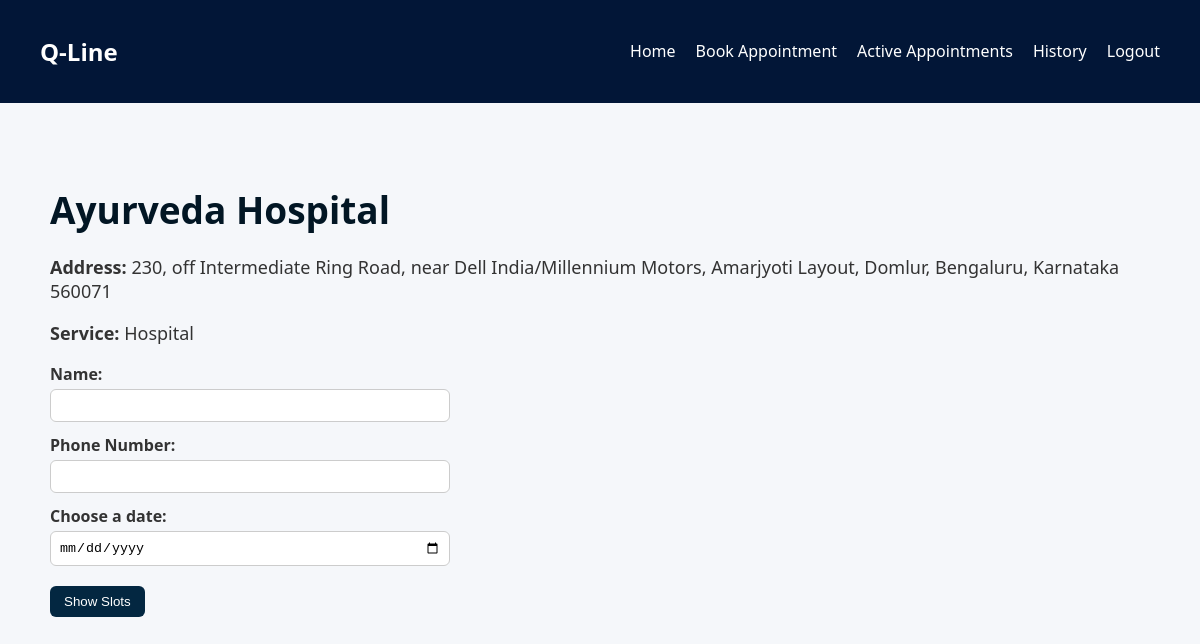
The page /users/branch/5/ (signed in) on the database its author committed.
### staff/models.py (models this page shows, shortened)
class Organization(models.Model):
    SERVICE_CHOICES = [
        ('clinic', 'Clinic'),
        ('salon', 'Salon'),
        ('consultancy', 'Consultancy'),
        ('hospital', 'Hospital'),
    ]
    staff = models.ForeignKey(Staff, on_delete=models.CASCADE, related_name="organizations")
    org_name = models.CharField(max_length=200)
    service_type = models.CharField(max_length=50, choices=SERVICE_CHOICES)
    location = models.CharField(max_length=100)
    branch_address = models.TextField()
    phone_number = models.CharField(max_length=10, validators=[phone_validator])
    working_hours = models.CharField(max_length=50, validators=[time_range_validator])
    appointment_duration = models.PositiveIntegerField()
    created_at = models.DateTimeField(auto_now_add=True)
    is_active = models.BooleanField(default=True)
    disabled_since = models.DateField(null=True, blank=True)

### users/views.py (the view, shortened to what this page needs)
# urls.py: path('branch/<int:branch_id>/', views.branch_details, name='branch_details'),
@login_required
def branch_details(request, branch_id):
    org = get_object_or_404(Organization, id=branch_id, is_active=True)
    slots = org.time_slots.all()
    today = datetime.now().date()
    pre_name = (request.GET.get("user_name") or request.POST.get("user_name") or "").strip()
    pre_phone = (request.GET.get("phone") or request.POST.get("phone") or "").strip()
    date_for_generation = request.GET.get("date") or request.POST.get("date") or ""
    grouped_slots = []
    holiday = False
    return render(request, "users/branch_details.html", {
        "org": org,
        "today": today,
        "grouped_slots": grouped_slots,
        "selected_date": date_for_generation,
        "pre_name": pre_name,
        "pre_phone": pre_phone,
        "holiday": holiday,
    })

### users/templates/users/branch_details.html (shortened to what this page needs)
{% extends "users/base.html" %}
{% block content %}
<section id="branch-details">
    <h2>{{ org.org_name }}</h2>
    <p><strong>Address:</strong> {{ org.branch_address }}</p>
    <p><strong>Service:</strong> {{ org.get_service_type_display }}</p>
    <form method="get" class="get-form">
        <div class="form-group">
            <label for="user_name_get">Name:</label>
            <input type="text" name="user_name" id="user_name_get" required value="{{ pre_name }}">
        </div>
        <div class="form-group">
            <label for="phone_get">Phone Number:</label>
            <input type="text" name="phone" id="phone_get" required value="{{ pre_phone }}">
        </div>
        <div class="form-group">
            <label for="date_get">Choose a date:</label>
            <input type="date" name="date" id="date_get" required min="{{ today|date:'Y-m-d' }}"
                value="{{ selected_date }}">
        </div>
        <button type="submit">Show Slots</button>
    </form>
</section>
{% endblock %}

### users/static/users/css/base.css (style rules this page uses)
body { font-family: 'Segoe UI', sans-serif; margin: 0; padding: 0; background-color: #f5f7fa; color: #333; }
section { padding: 50px 20px; max-width: 1100px; margin: auto; }
section h2 { margin-bottom: 20px; font-size: 37px; color: #021624; }
section p { font-size: 18px; }
button { padding: 7px 15px; background: #032741; color: white; border-radius: 5px; border: none; cursor: pointer; }

### users/templates/users/branch_details.html (style rules this page uses)
.form-group { margin-bottom: 12px; display: flex; flex-direction: column; max-width: 400px; }
label { font-weight: 600; margin-bottom: 4px; }
input[type="text"], input[type="date"] { padding: 8px; border: 1px solid #ccc; border-radius: 6px; }
button { margin-top: 8px; padding: 8px 14px; border-radius: 6px; }

### rows shown on the page
Organization: org_name "Ayurveda Hospital", branch_address "230, off Intermediate Ring Road, near Dell India/Millennium Motors, Amarjyoti Layout, Domlur, Bengaluru, Karnataka 560071", service_type "Hospital"
